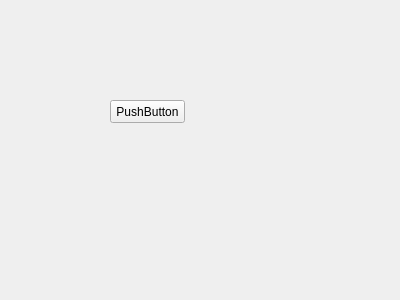
<?xml version="1.0" encoding="UTF-8"?>
<ui version="4.0">
 <class>Form</class>
 <widget class="QWidget" name="Form">
  <property name="geometry">
   <rect>
    <x>0</x>
    <y>0</y>
    <width>400</width>
    <height>300</height>
   </rect>
  </property>
  <property name="windowTitle">
   <string>Form</string>
  </property>
  <widget class="QPushButton" name="widget3">
   <property name="geometry">
    <rect>
     <x>110</x>
     <y>100</y>
     <width>75</width>
     <height>23</height>
    </rect>
   </property>
   <property name="text">
    <string>PushButton</string>
   </property>
  </widget>
 </widget>
 <resources/>
 <connections/>
</ui>
